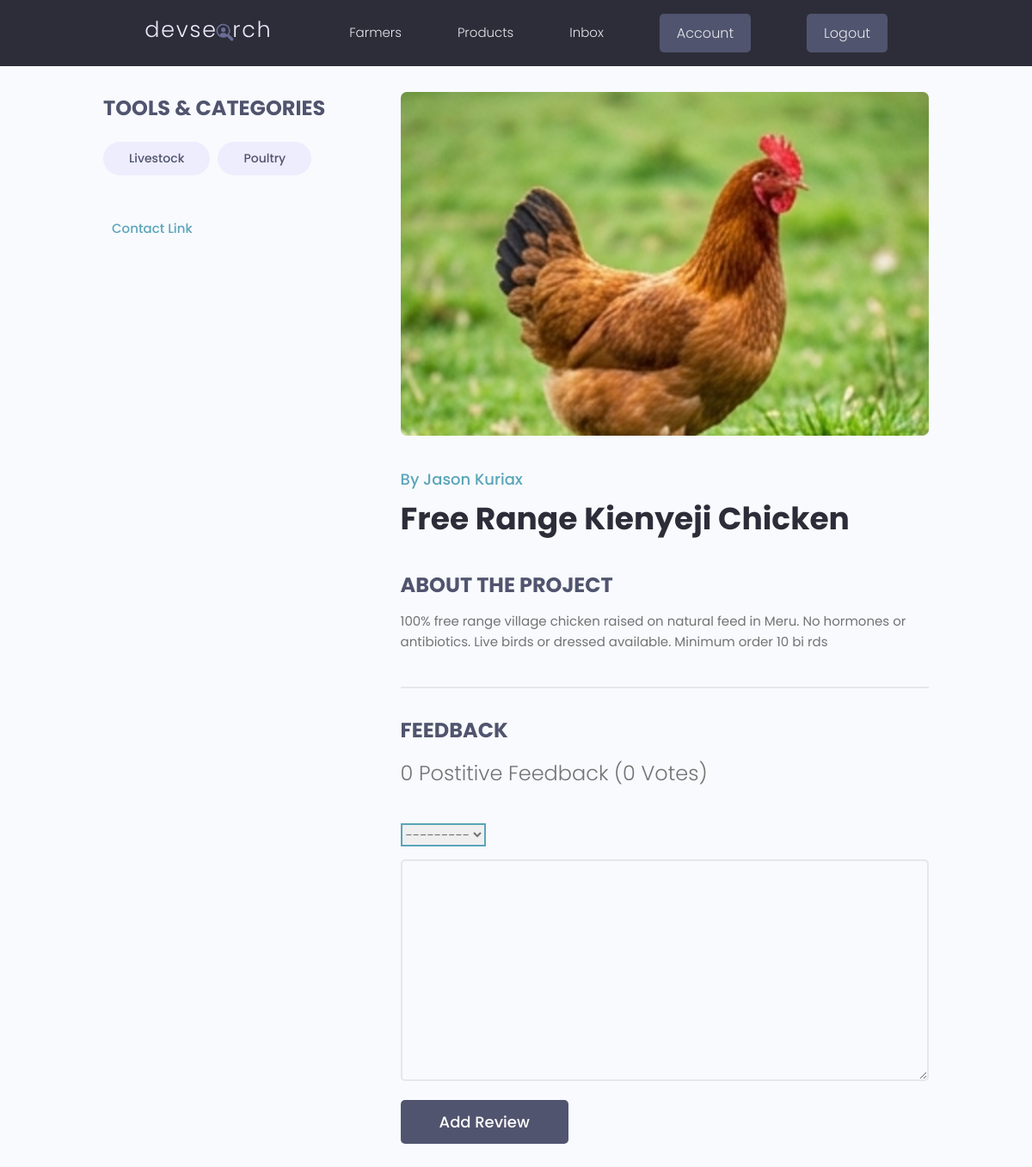
Page /products/product/fd698594-6138-41c6-8d99-31b5a92a59fb/ (signed in) on the committed database.
### products/models.py (models this page shows, shortened)
class Category(models.Model):
    name = models.CharField(max_length=200)  # e.g. Vegetables, Dairy
    created = models.DateTimeField(auto_now_add=True)
    id = models.UUIDField(default=uuid.uuid4, unique=True,
                          primary_key=True, editable=False)
    class Meta:
        verbose_name_plural = 'Categories'

class Product(models.Model):
    owner = models.ForeignKey(
        Profile,
        on_delete=models.SET_NULL,
        null=True, blank=True
    )
    county = models.ForeignKey(
        County, on_delete=models.SET_NULL,
        null=True, blank=True
    )
    title = models.CharField(max_length=200)
    description = models.TextField(null=True, blank=True)
    price = models.CharField(max_length=200, null=True, blank=True)
    quantity_available = models.CharField(max_length=200, null=True, blank=True)
    unit = models.CharField(max_length=50, null=True, blank=True)  # kg, bunch, piece
    featured_image = models.ImageField(
        null=True, blank=True,
        default='default.jpg',
        upload_to='products/' # saves to media/products/
    )
    class Meta:
        ordering = ['created']  # oldest products first
    contact_link = models.CharField(max_length=2000, null=True, blank=True)
    farm_link = models.CharField(max_length=2000, null=True, blank=True)
    categories = models.ManyToManyField(Category, blank=True)
    vote_total = models.IntegerField(default=0, null=True, blank=True)
    vote_ratio = models.IntegerField(default=0, null=True, blank=True)
    created = models.DateTimeField(auto_now_add=True)
    id = models.UUIDField(default=uuid.uuid4, unique=True,
                          primary_key=True, editable=False)
    class Meta: # newest products first when we query for products, they will be order -ed by created date descending by default
        ordering = ['-vote_ratio', '-vote_total', 'title']  # order by vote ratio desc, then vote total desc, then title asc
    @property
    def reviewers(self): # this is a property method that returns a list of user IDs who have reviewed this product
        queryset = self.review_set.all().values_list('owner__id', flat=True) # get a list of user IDs who have reviewed this product using the reverse relationship
        return queryset

class Review(models.Model):
    VOTE_TYPE = (
        ('up', 'Upvote'),
        ('down', 'Downvote'),
    )
    owner = models.ForeignKey(Profile, on_delete=models.CASCADE, null=True)
    product = models.ForeignKey(
        Product, on_delete=models.CASCADE
    )
    body = models.TextField(null=True, blank=True)
    value = models.CharField(max_length=200, choices=VOTE_TYPE)
    created = models.DateTimeField(auto_now_add=True)
    id = models.UUIDField(default=uuid.uuid4, unique=True,
                          primary_key=True, editable=False)
    class Meta: # Meta class to enforce one review per user per product
        unique_together = [['owner', 'product']]  # one review per user per product

### users/models.py (models this page shows, shortened)
class Profile(models.Model):
    user = models.OneToOneField(
        User,
        on_delete=models.CASCADE,
        null=True, blank=True
    )
    name = models.CharField(max_length=200, null=True, blank=True)
    email = models.EmailField(max_length=500, null=True, blank=True)
    username = models.CharField(max_length=200, null=True, blank=True)
    short_intro = models.CharField(max_length=200, blank=True, null=True)
    bio = models.TextField(null=True, blank=True)
    profile_image = models.ImageField(
        null=True, blank=True,
        upload_to='profiles/',
        default='profiles/user-default.png'
    )
    county = models.ForeignKey(
        'products.County',    # referencing County from products app
        on_delete=models.SET_NULL,
        null=True, blank=True
    )
    specialities = models.ManyToManyField('Speciality', blank=True)
    phone = models.CharField(max_length=20, null=True, blank=True)
    whatsapp_link = models.CharField(max_length=500, null=True, blank=True)
    website = models.CharField(max_length=500, null=True, blank=True)
    social_twitter = models.CharField(max_length=200, null=True, blank=True)
    youtube = models.CharField(max_length=200, null=True, blank=True)
    created = models.DateTimeField(auto_now_add=True)
    id = models.UUIDField(
        default=uuid.uuid4, unique=True,
        primary_key=True, editable=False
    )

### products/views.py (the view, shortened to what this page needs)
# urls.py: path('product/<str:pk>/', views.single_product, name='single-product'),
def single_product(request, pk):
    productObj = Product.objects.get(id=pk)
    form = ReviewForm() # empty form for submitting a new review
    context = {'product': productObj, 'form': form} # pass the empty form to the template so that it can be rendered on the product detail page, allowing users to submit new reviews for the product.
    return render(request, 'products/single-product.html', context)

### products/forms.py
class ReviewForm(ModelForm):
    class Meta: # specify which model to use and which fields to include in the form
        model = Review # specify the model to use for this form
        fields = ['value', 'body'] # specify which fields from the model to include in the form, the value field is the rating (up/down) and body is the review text
        label = {
            'value': 'Place your vote',
            'body': 'Add a review with your vote'
        }
    def __init__(self, *args, **kwargs):
        super(ReviewForm, self).__init__(*args, **kwargs)
        for name, field in self.fields.items():
            field.widget.attrs.update({'class': 'input'}) # add the CSS class 'input' to each form field for styling purposes

### products/templates/products/single-product.html (shortened to what this page needs)
{% extends 'main.html' %}
{% block content %}
  <main class="singleProject my-md">
    <div class="container">
      <div class="layout">
        <div class="column column--1of3">
          <h3 class="singleProject__subtitle">Tools & Categories</h3>
          <div class="singleProject__toolStack">
            {% for category in product.categories.all %}
            <span class="tag tag--pill tag--sub tag--lg">
              <small>{{ category.name }}</small>
            </span>
            {% endfor %}
          </div>
          {% if product.contact_link %}
          <a class="singleProject__liveLink" href="#" target="_blank">Contact Link
          </a>
          {% endif %}
        </div>
        <div class="column column--2of3">
          <img class="singleProject__preview" src="{{ product.featured_image.url }}" alt="portfolio thumbnail" />
          <a href="{% url 'user_profile' product.owner.id %}" class="singleProject__developer">
            By {{product.owner.name}}
          </a>
          <h2 class="singleProject__title">{{ product.title }}</h2>
          <h3 class="singleProject__subtitle">About the Project</h3>
          <div class="singleProject__info">
            {{ product.description }}
          </div>
          <div class="comments">
            <h3 class="singleProject__subtitle">Feedback</h3>
            <h5 class="project--rating">
              {{product.vote_ratio}} Postitive Feedback ({{product.vote_total}}
              Vote{{product.vote_total|pluralize:"s"}})
            </h5>
            {% if request.user.profile.id in product.reviewers %}
                <p>You have already submitted a review for this product. Thank you for your feedback!</p>
                {% elif request.user.profile == product.owner %}
                <p>You cannot Review your own Work!!</p>
                {% elif request.user.is_authenticated %}
                <form class="form" action="{% url 'single-product' product.id %}" method="POST">
                  {% for field in form %}
                  <div class="form__field">
                    {{field}}
                  </div>
                  {% endfor %}
                  <input class="btn btn--sub btn--lg" type="submit" value="Add Review" />
                </form>
                {% else %}
                <a href="{% url 'login' %}?next={{request.path}}">Please Login to leave a Review</a>
            {% endif %}
          </div>
        </div>
      </div>
    </div>
    </div>
{% endblock content %}

### static/styles/app.css (style rules this page uses)
:root { --color-sub: #2d2d39; }
.btn--sub { background-color: var(--color-sub-light); }
img { width: 100%; }
.singleProject .column--1of3 { order: 2; }
@media screen and (min-width: 1081px) { .singleProject .column--1of3 { order: 1; } }
@media screen and (min-width: 1081px) { .singleProject .column--2of3 { order: 2; } }
.singleProject__toolStack { margin-top: 2rem; margin-bottom: 4rem; }
.singleProject__liveLink { font-weight: 500; transition: all 0.3s ease-in-out; border-bottom: 2px solid transparent; }
.singleProject__preview { height: 50vh; object-fit: cover; object-position: top center; margin-bottom: 3rem; border-radius: 0.7rem; }
.singleProject__developer { font-size: 1.8rem; font-weight: 500; }
.singleProject__title { font-size: 3.6rem; font-weight: 700; color: var(--color-sub); margin-bottom: 3rem; }
.project--rating { margin-bottom: 1.6em; margin-top: .5em; }
.singleProject__subtitle { text-transform: uppercase; font-size: 2.4rem; font-weight: 700; color: var(--color-sub-light); margin-bottom: 1rem; }
.comments { margin-top: 4rem; padding-top: 3rem; border-top: 2px solid var(--color-light); }

### static/uikit/styles/modules/_variables.css (style rules this page uses)
:root { --color-main: #5aa5b9; --color-main-light: #e6faff; --color-sub: #3f4156; --color-sub-light: #51546e; --color-sub-lighter: #ededfd; --color-text: #737373; --color-gray: #8b8b8b; --color-light: #e5e7eb; --color-light-gray: #767676; --color-bg: #f8fafd; --color-white: #fffefd; --color-white-light: #f3f3f3; --color-success: #359e64; --color-success-bg: #def8e8; --color-error: #fc4b0b; --color-error-bg: #fff2ee; --font-base: 'Poppins', arial, helvetica, 'Segoe UI', roboto, ubuntu, sans-serif; --font-monospace: 'Fira Code', 'Courier New', courier, monospace; --font-regular: 300; --font-medium: 500; --font-bold: 700; --generic-shadow: 1px 1px 5px #00000010; --generic-transition: all 0.3s ease-in-out; }

### static/uikit/styles/modules/_base.css (style rules this page uses)
* { margin: 0; padding: 0; box-sizing: border-box; text-rendering: optimizeLegibility; color: inherit; font-size: inherit; }
html { font-size: 50%; }
@media only screen and (min-width: 480px) { html { font-size: 56.25%; } }
@media only screen and (min-width: 1200px) { html { font-size: 62.5%; } }
body { line-height: 1.6; font-weight: 400; font-size: 1.5rem; color: var(--color-text); background-color: var(--color-bg); min-height: 100vh; }

### static/uikit/styles/modules/_typography.css (style rules this page uses)
* { font-family: var(--font-base); }
h2 { font-size: 3.6rem; font-weight: var(--font-bold); }
h3 { font-size: 3.2rem; font-weight: var(--font-medium); }
h5 { font-size: 2.4rem; font-weight: var(--font-medium); }
h5, h6 { font-weight: var(--font-regular); }
p, span, strong { font-size: 1.6rem; color: var(--color-text); font-weight: var(--font-regular); }
a { padding-bottom: 2px; text-decoration: none; display: inline-block; color: var(--color-main); font-weight: var(--font-medium); }

### static/uikit/styles/modules/_utilities.css (style rules this page uses)
.container { width: 92%; max-width: 165rem; margin: 0 auto; box-sizing: border-box; }
@media screen and (min-width: 1000px) { .container { width: 90%; } }
@media screen and (min-width: 1200px) { .container { width: 80%; } }
.my-md { margin: 3rem auto; }

### static/uikit/styles/modules/_button.css (style rules this page uses)
.btn { display: inline-block; position: relative; cursor: pointer; background-color: var(--color-light); font-weight: var(--font-medium); color: var(--color-sub); text-decoration: none; padding: 1rem 2rem; border-radius: 0.5rem; border: none; width: -webkit-fit-content; width: -moz-fit-content; width: fit-content; height: -webkit-fit-content; height: -moz-fit-content; height: fit-content; font-size: 1.6rem; outline-width: 0; outline-color: transparent; -webkit-backface-visibility: hidden; backface-visibility: hidden; transition: all 0.3s ease-in-out; }
.btn--sub { background-color: var(--color-sub); color: var(--color-white); }
.btn--lg { font-size: 1.8rem; padding: 1.2rem 4.5rem; }

### static/uikit/styles/modules/_form.css (style rules this page uses)
.form { display: block; }
.form__field { margin-top: 1.5rem; margin-bottom: 1.5rem; }
input.input[type='text'], input.input[type='email'], input.input[type='password'], input.input[type='number'], textarea.input { min-width: 24rem; width: 100%; padding: 1.2rem 1.5rem; border-radius: 0.5rem; border: 2px solid var(--color-light); transition: all 0.3s ease-in-out; background-color: var(--color-bg); }
input.input[type='text']:focus, input.input[type='email']:focus, input.input[type='password']:focus, input.input[type='number']:focus, input.input[type='text']:active, input.input[type='email']:active, input.input[type='password']:active, input.input[type='number']:active, select.input, textarea.input:focus, textarea.input:active { outline: none; border: 2px solid var(--color-main); }

### rows in the picture
Category: name "Livestock"
Category: name "Poultry"
Product: featured_image (picture), owner.name "Jason Kuriax", title "Free Range Kienyeji Chicken", description "100% free range village chicken raised on natural feed in Meru. No hormones or antibiotics. Live birds or dressed available. Minimum order 10 bi rds", vote_ratio "0", vote_total "0"
